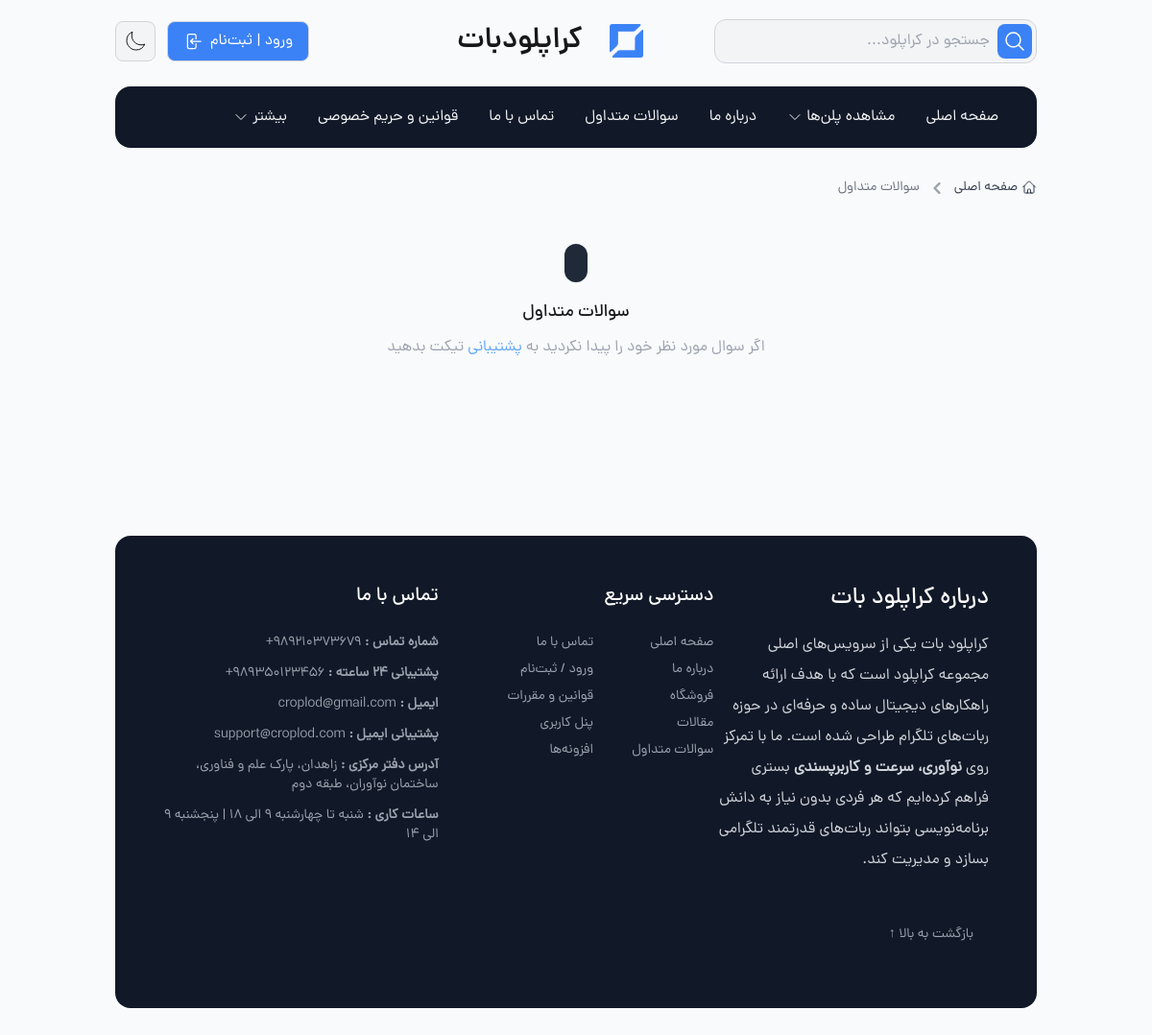
The page /faq_questions/ on the database as committed earlier.
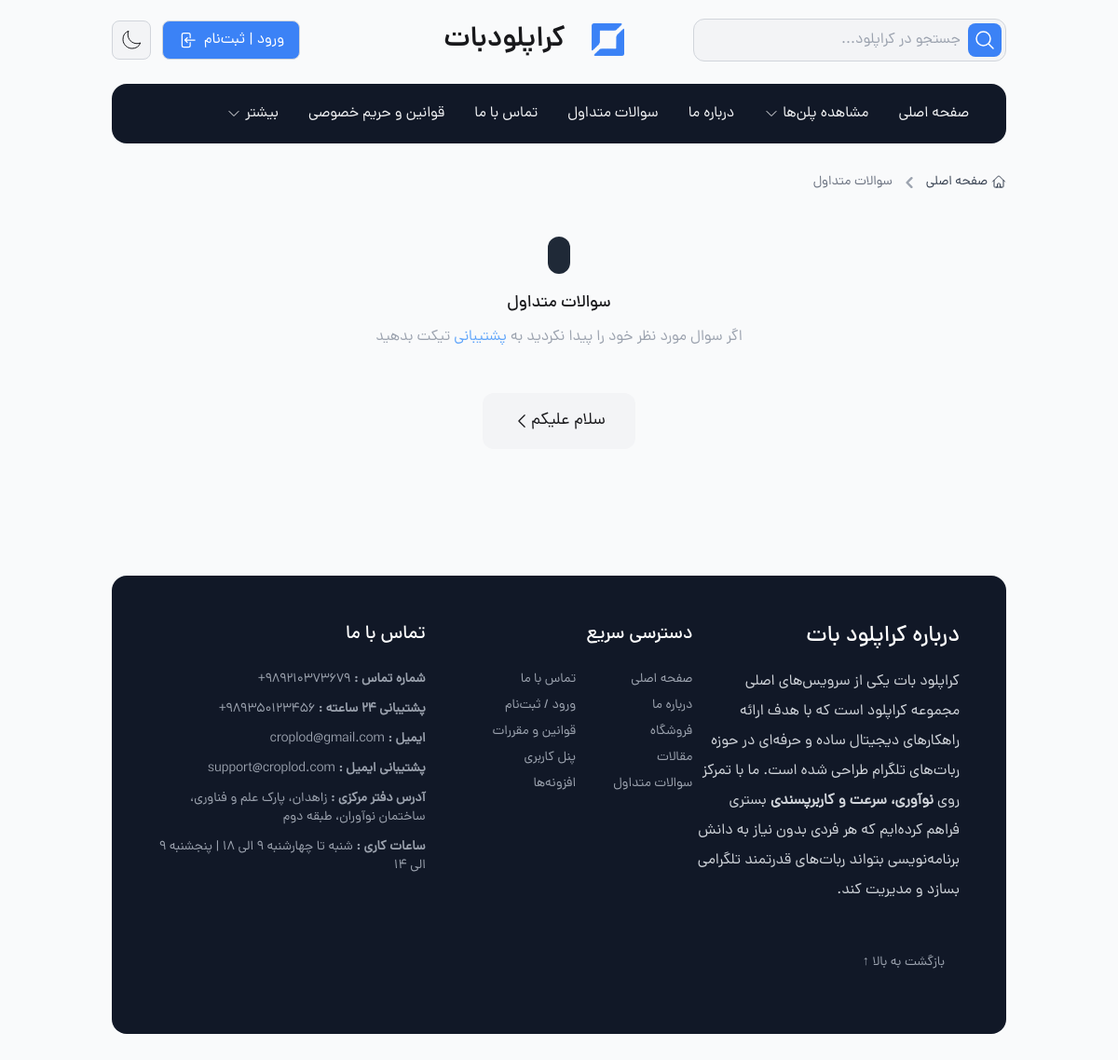
The same page on the database as committed later.
### home/models.py (models this page shows, shortened)
class Faq_Questions(models.Model):
      title = models.CharField(max_length=50)
      content = models.TextField()

### home/views.py (the view)
# urls.py: path('faq_questions/', Faq_Questions_List_View.as_view(), name="faq_questions"),
class Faq_Questions_List_View(ListView):
    template_name = "questions.html"
    model = Faq_Questions
    context_object_name = "questions"

### home/templates/questions.html (shortened to what this page needs)
{% extends 'parent/base.html' %}
{% load static %}
{% block content %}
    <main class="container relative">
        <nav class="flex mt-8" aria-label="Breadcrumb">
            <ol class="inline-flex items-center space-x-1 md:space-x-2 rtl:space-x-reverse">
                <li class="inline-flex items-center">
                    <a href="index.html"
                        class="inline-flex items-center text-sm gap-x-1  text-gray-700 hover:text-blue-600 dark:text-gray-400 dark:hover:text-white">
                        <svg class="w-4 h-4 mb-0.5">
                            <use href="#home" />
                        </svg>
                        صفحه اصلی
                    </a>
                </li>
                <li aria-current="page">
                    <div class="flex items-center">
                        <svg class="rtl:rotate-180 w-3 h-3 text-gray-400 mx-1" aria-hidden="true"
                            xmlns="http://www.w3.org/2000/svg" fill="none" viewBox="0 0 6 10">
                            <path stroke="currentColor" stroke-linecap="round" stroke-linejoin="round" stroke-width="2"
                                d="m1 9 4-4-4-4" />
                        </svg>
                        <span class="ms-1 text-sm  text-gray-500 md:ms-2 dark:text-gray-400">سوالات متداول</span>
                    </div>
                </li>
            </ol>
        </nav>
        <div class="flex flex-col items-center justify-center gap-y-2.5 my-8">
            <span class="flex-center w-10 h-10 rounded-full bg-gray-800 dark:bg-gray-700">
                <svg class="w-7 h-7 text-sky-400">
                    <use href="#question-mark"></use>
                </svg>
            </span>
            <h2 class="font-DanaMedium text-lg">سوالات متداول</h2>
            <p class="text-gray-400 text-center">
                اگر سوال مورد نظر خود را پیدا نکردید به <span class="text-blue-400 cursor-pointer"><a href="/{% url 'contact-us' %}">پشتیبانی</a></span> تیکت
                بدهید
            </p>
        </div>
        <ul class="w-full rounded-xl py-4 flex items-center justify-center flex-col gap-y-4">
            {% for question in questions %}
                <div class="max-w-xl rounded-xl px-4 dark:bg-gray-800 bg-gray-100">
                    <button class="accordion-btn w-full text-right flex justify-between items-center p-4">
                        <span class="text-base md:text-lg">{{ question.title }}</span>
                        <svg class="w-5 h-5 rotate-90 duration-300 accordion-icon">
                            <use href="#chevron"></use>
                        </svg>
                    </button>
                </div>
            {% endfor %}
        </ul>
        <br><br><br>
    </main>
{% endblock %}

### templates/parent/base.html (shortened to what this page needs)
{% load static %}
<!doctype html>
<html lang="en" dir="rtl">
<head>
    <link rel="stylesheet" href="{% static './styles/app.css' %}">
    <link rel="stylesheet" href="{% static './swiper/swiper.css' %}">
</head>
<body>
    {% include 'partition/header.html' %}
    {% block content %}
    {% endblock %}
    {% include 'partition/footer.html' %}
</body>
</html>

### templates/partition/header.html (shortened to what this page needs)
{% load static %}
    <header class="header bg-gradient-to-r from-blue-600 to-blue-800 dark:from-blue-800 dark:to-gray-900">
        <div class="container mt-5 hidden flex-col gap-y-6 lg:flex">
            <div class="flex items-center justify-between">
                <div class="relative z-20">
                    <div
                        class="search-btn-open flex gap-x-2 app-border bg-gray-100 dark:bg-gray-900 p-1 rounded-xl cursor-pointer ring-blue-400 w-84 transition-all duration-300">
                        <svg class="size-6 p-1.5 flex-center text-white bg-blue-500 rounded-lg w-9 h-9">
                            <use href="#search" />
                        </svg>
                        <input placeholder="جستجو در کراپلود..." type="text"
                            class="bg-transparent text-gray-800 dark:text-gray-100 focus:outline-none">
                    </div>
                </div>
                <a href="{% url 'homepage' %}" class="flex flex-col text-center ml-20">
                    <div class="logos-box">
                        <img src="{% static 'images/slider/png-croo.png' %}" alt="لوگو کراپلود" class="logo-croplod h-12">
                        <span class="font-DanaDemiBold text-3xl flex items-center">
                            <span class="md:ms-2 dark:text-gray-400">کراپلود</span> بات
                        </span>
                    </div>
                </a>
                <div class="flex items-center gap-x-3">
                    {% if User.authenticated %}
                    <button
                        class="group relative flex-center py-2 px-4 rounded-lg bg-blue-500 text-white hover:bg-blue-600 transition-all duration-300">
                        <a href="dashboard.html" class="flex items-center gap-x-1">
                            <svg class="size-5">
                                <use href="#user" />
                            </svg>
                            <p>حساب کاربری</p>
                        </a>
                        <div
                            class="absolute dark:border-none border border-gray-100 w-52 p-2 bg-white text-gray-800 dark:text-gray-100 flex flex-col gap-y-3 opacity-0 invisible group-hover:opacity-100 group-hover:visible group-hover:top-14 transition-all duration-300 dark:bg-gray-900 top-20 rounded-xl text-base overflow-y-auto max-h-64 z-50 child:transition-all child:py-1.5 child:px-2 child:rounded-lg child:w-full">
                            <a href="dashboard-orders.html"
                                class="flex items-center gap-x-2 hover:bg-blue-500 hover:text-white">
                                <svg class="h-5 w-5">
                                    <use href="#user"></use>
                                </svg>
                                ربات‌های من
                            </a>
                            <a href="dashboard-messages.html"
                                class="flex items-center gap-x-2 hover:bg-blue-500 hover:text-white">
                                <svg class="h-5 w-5">
                                    <use href="#envelope"></use>
                                </svg>
                                لیست پیام‌ها
                            </a>
                            <a href="dashboard-account.html"
                                class="flex items-center gap-x-2 hover:bg-blue-500 hover:text-white">
                                <svg class="h-5 w-5">
                                    <use href="#cog"></use>
                                </svg>
                                اطلاعات کاربری
                            </a>
                            <a href="#"
                                class="flex items-center gap-x-2 hover:bg-red-500 dark:hover:bg-red-500 hover:text-white">
                                <svg class="h-5 w-5">
                                    <use href="#arrow-left-end"></use>
                                </svg>
                                خروج از حساب
                            </a>
                        </div>
                    </button>
                    {% else %}
                    <button
                        class="flex-center py-2 px-4 app-border rounded-lg bg-blue-500 text-white hover:bg-blue-600 transition-all duration-300">
                        <a href="#" class="flex items-center gap-x-2">
                            <p>ورود | ثبت‌نام</p>
                            <svg class="size-5">
                                <use href="#arrow-left-end" />
                            </svg>
                        </a>
                    </button>
                    {% endif %}
                    <button
                        class="toggle-theme flex-center p-2 app-border rounded-lg bg-gray-100 dark:bg-gray-900 hover:bg-gray-200 dark:hover:bg-gray-800 transition-all duration-300">
                        <svg class="inline-block dark:hidden size-6">
                            <use href="#moon" />
                        </svg>
                    </button>
                </div>
            </div>
            <div class="relative flex-between h-16 bg-gray-900 dark:bg-gray-800 rounded-2xl text-gray-100 px-10 z-10">
                <ul class="flex items-center gap-x-8">
                    <li class="menu-item">
                        <a href="{% url 'homepage' %}" class="menu-item_link hover:text-blue-400 transition-colors">
                            صفحه اصلی
                        </a>
                    </li>
                    <li class="menu-item megamenu-link">
                        <a href=""
                            class="menu-item_link flex items-center justify-center gap-x-1 hover:text-blue-400 transition-colors">
                            مشاهده پلن‌ها
                            <svg class="size-4">
                                <use href="#chevron" />
                            </svg>
                        </a>
                    </li>
                    <li class="menu-item">
                        <a href="about-us.html" class="menu-item_link hover:text-blue-400 transition-colors">
                            درباره ما
                        </a>
                    </li>
                    <li class="menu-item">
                        <a href="{% url 'faq_questions' %}" class="menu-item_link hover:text-blue-400 transition-colors">
                            سوالات متداول
                        </a>
                    </li>
                    <li class="menu-item">
                        <a href="{% url 'contact-us' %}" class="menu-item_link hover:text-blue-400 transition-colors">
                            تماس با ما
                        </a>
                    </li>
                    <li class="menu-item">
                        <a href="{% url 'terms_page' %}" class="menu-item_link hover:text-blue-400 transition-colors">
                            قوانین و حریم خصوصی
                        </a>
                    </li>
                    <li class="menu-item tar group">
                        <a class="menu-item_link cursor-pointer hover:text-blue-400 transition-colors">
                            بیشتر
                            <svg class="size-4 group-hover:rotate-180 duration-300">
                                <use href="#chevron" />
                            </svg>
                        </a>
                    </li>
                </ul>
            </div>
        </div>
    </header>

### templates/partition/footer.html
    <footer class="md:container my-12">
        <div class="relative padding-footer w-full bg-gray-900 dark:bg-gray-800 text-white rounded-2xl p-8 lg:p-12">
            <div class="flex flex-col md:flex-row items-start justify-between gap-y-8">
                <div class="flex-1 pr-3 max-w-md">
                    <h2 class="font-DanaMedium text-2xl mb-4">درباره کراپلود بات</h2>
                    <p class="leading-8 text-gray-300 text-base-max">
                        کراپلود بات یکی از سرویس‌های اصلی مجموعه کراپلود است که با هدف ارائه راهکارهای دیجیتال ساده و
                        حرفه‌ای در حوزه ربات‌های تلگرام طراحی شده است.
                        ما با تمرکز روی <strong>نوآوری، سرعت و کاربرپسندی</strong> بستری فراهم کرده‌ایم که هر فردی بدون
                        نیاز به دانش برنامه‌نویسی بتواند ربات‌های قدرتمند تلگرامی بسازد و مدیریت کند.
                    </p>
                </div>
                <div class="flex-1 pr-3">
                    <h2 class="font-DanaMedium text-xl mb-3">دسترسی سریع</h2><br>
                    <div class="flex gap-x-10">
                        <ul class="space-y-2 text-gray-400 text-sm child-hover:text-blue-500">
                            <li><a href="index.html">صفحه اصلی</a></li>
                            <li><a href="about-us.html">درباره ما</a></li>
                            <li><a href="shop.html">فروشگاه</a></li>
                            <li><a href="articles.html">مقالات</a></li>
                            <li><a href="{ url 'faq_questions' }">سوالات متداول</a></li>
                        </ul>
                        <ul class="space-y-2 text-gray-400 text-sm child-hover:text-blue-500">
                            <li><a href="{% url 'contact-us' %}">تماس با ما</a></li>
                            <li><a href="login.html">ورود / ثبت‌نام</a></li>
                            <li><a href="terms.html">قوانین و مقررات</a></li>
                            <li><a href="dashboard.html">پنل کاربری</a></li>
                            <li><a href="extensions.html">افزونه‌ها</a></li>
                        </ul>
                    </div>
                </div>
                <div class="flex-1 pr-3">
                    <h2 class="font-DanaMedium text-xl mb-3">تماس با ما</h2><br>
                    <ul class="space-y-3 text-gray-400 text-sm">
                        <li><strong>شماره تماس :</strong> <span dir="ltr">+989210373679</span></li>
                        <li><strong>پشتیبانی 24 ساعته :</strong> <span dir="ltr">+989350123456</span></li>
                        <li><strong>ایمیل :</strong> croplod@gmail.com</li>
                        <li><strong>پشتیبانی ایمیل :</strong> support@croplod.com</li>
                        <li><strong>آدرس دفتر مرکزی :</strong> زاهدان، پارک علم و فناوری، ساختمان نوآوران، طبقه دوم</li>
                        <li><strong>ساعات کاری :</strong> شنبه تا چهارشنبه 9 الی 18 | پنجشنبه 9 الی 14</li>
                    </ul>
                </div>
            </div>
            <div class="w-full rounded-xl flex flex-col md:flex-row items-center justify-between p-4 mt-6">
                <a href="#" class="text-gray-400 text-sm hover:text-blue-400 mt-3 md:mt-0">
                    بازگشت به بالا ↑
                </a>
            </div>
        </div>
    </footer><br>

Rows that differ between the two databases and show on the page:
added Faq_Questions: title "سلام علیکم"
